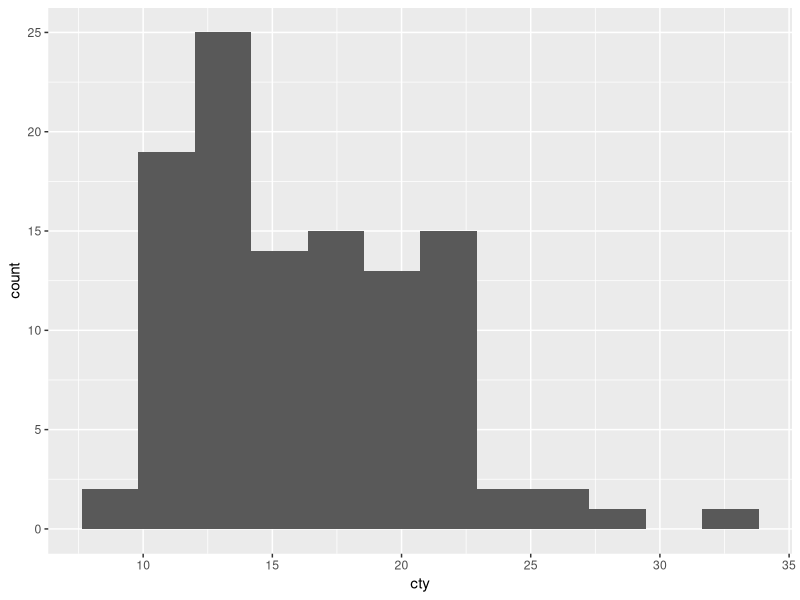
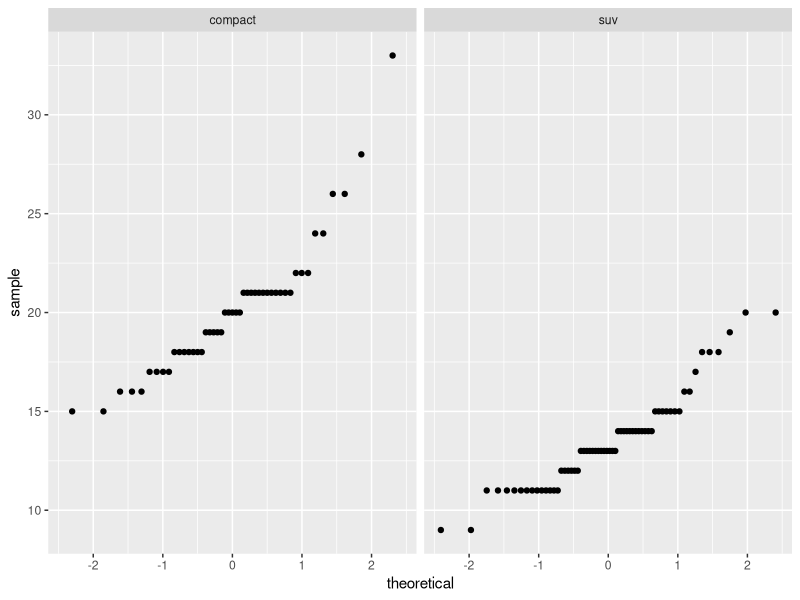

These charts were generated, in order, by the following R code: (Note: this script raises an error after producing the figures.)
## ---- chunk 1
knitr::opts_chunk$set(echo = TRUE)
library(tidyverse)
## ---- chunk 2
pika_mass <- c(82, 94, 110, 5000, 86, 99, 102) 

pika_mean <- mean(pika_mass)

pika_sd <- sd(pika_mass)

pika_ci <- t.test(pika_mass)
## ---- chunk 3
oak_trees <- c (29, 19, 22, 30, 35, 16, 20, 7)

pine_trees <- c(48, 32, 41, 40, 56, 70, 30, 19, 20)
## ---- chunk 4
trees_t <- t.test(oak_trees, pine_trees) 
## ---- chunk 5
compact_suv <- mpg %>%
  filter(class %in% c("suv", "compact"))
## ---- chunk 6
ggplot(data = compact_suv, aes(x = cty)) + 
  geom_histogram(bins = 12)
facet_wrap(~ class)

ggplot(data = compact_suv, aes(sample = cty)) + 
  geom_qq() + 
  facet_wrap(~ class)
## ---- chunk 7
car_stats <- compact_suv %>%
  group_by(class) %>%
  summarize(mean_city = mean(cty),
sd_city = sd(cty),
sample_size = n())
## ---- chunk 8
compact_sample <- compact_suv %>%
  filter(class == "compact") %>%
  pull(cty)

cars_t <- t.test(compact_sample, suv_sample)

